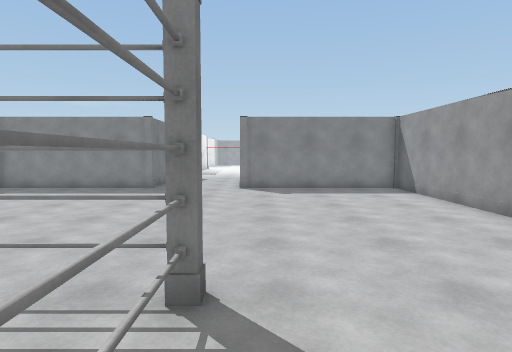
View 1 (above)

21 first-person views from a walk through a scene from a Unity 3-D project. The camera is 1.5 m above the floor, tilts 4° down and sees 75° across. The floor is counted in squares, 1 m on a side. Each view is taken from the middle of a square. On the plan, view 1 faces up. The plan holds only what a view shows up to about 15 squares ahead; the rest is blank. The place goes on beyond the plan. The player character is not drawn.

View 2
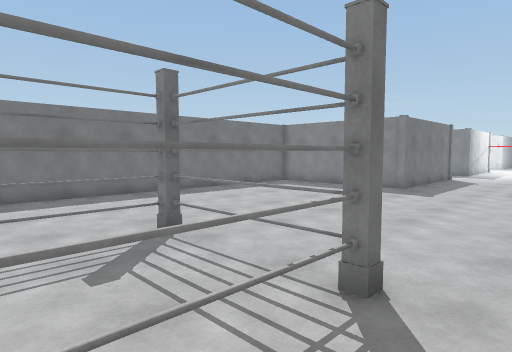

View 3
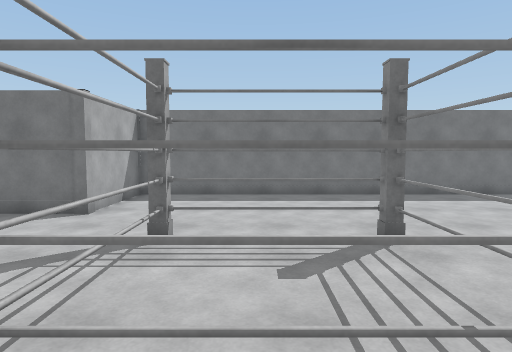

View 4
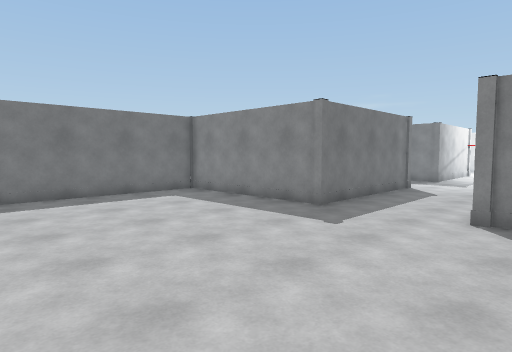

View 5
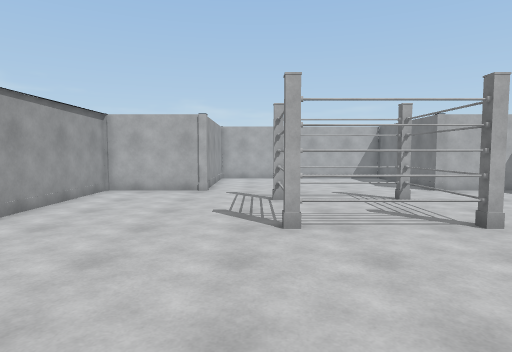

View 6
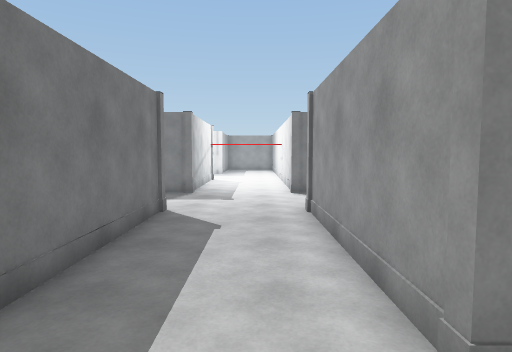

View 7
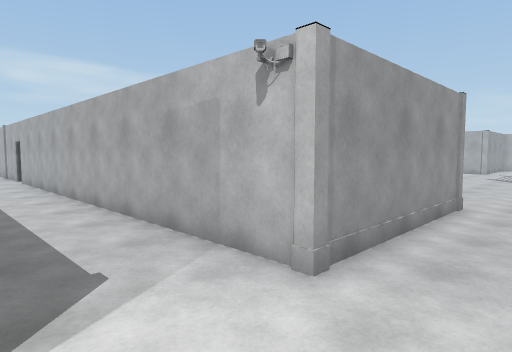

View 8
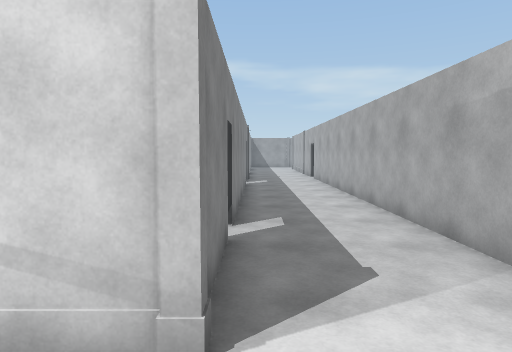

View 9
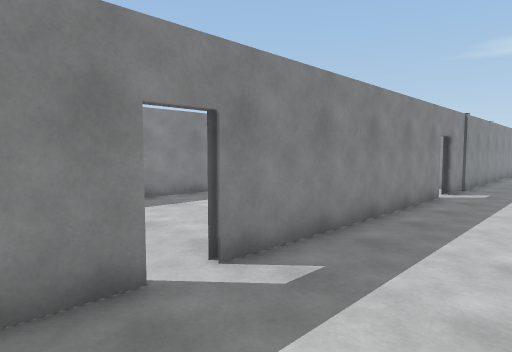

View 10
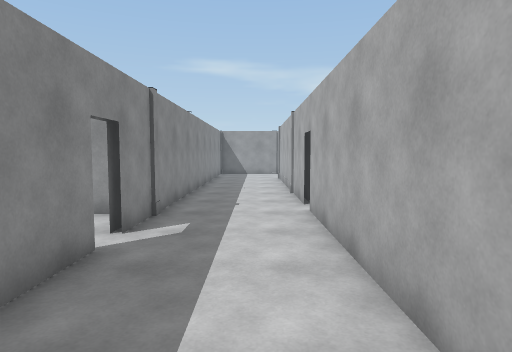

View 11
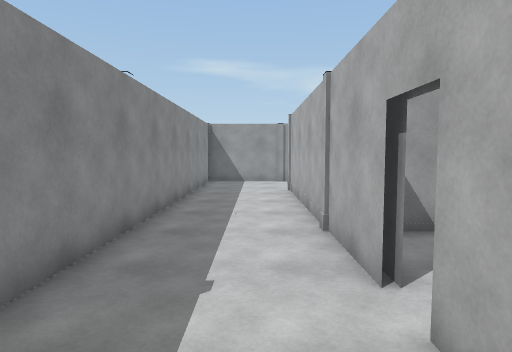

View 12
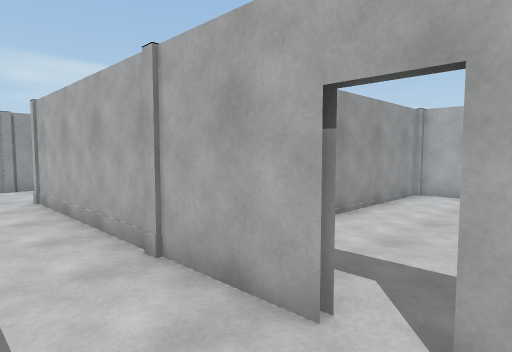

View 13
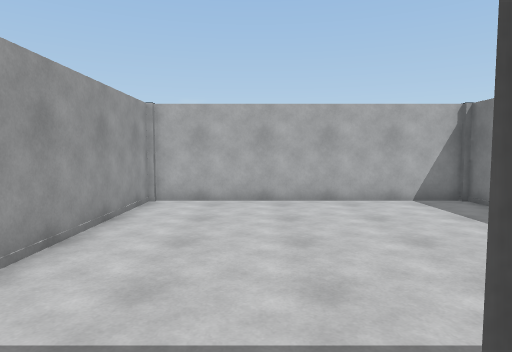

View 14
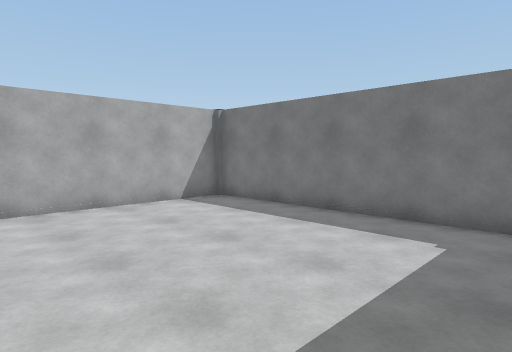

View 15
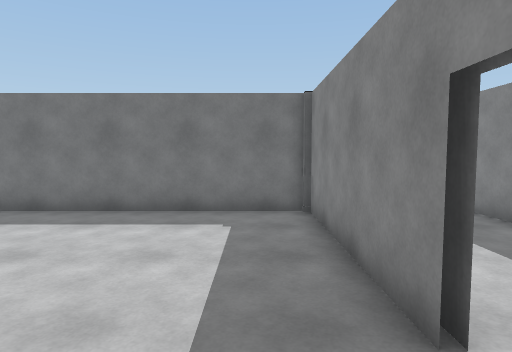

View 16
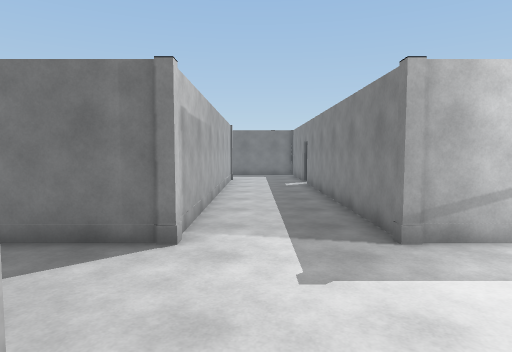

View 17
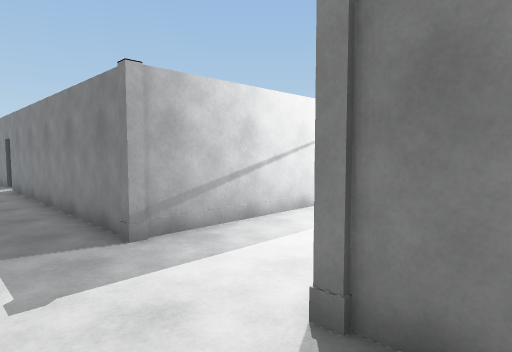

View 18
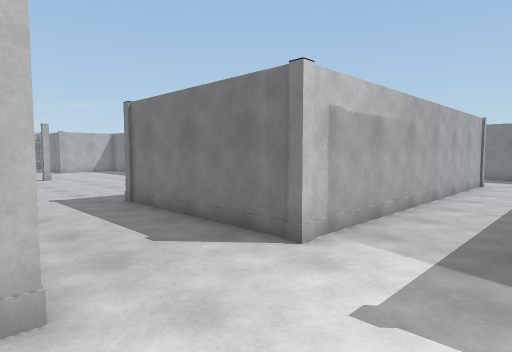

View 19
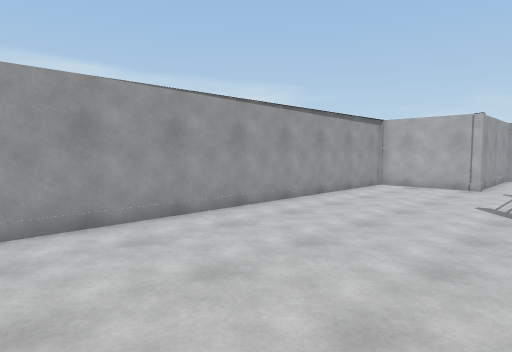

View 20
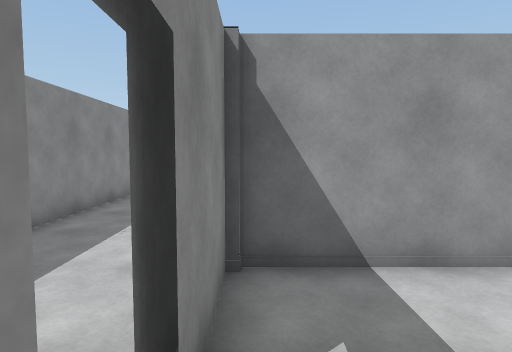

View 21
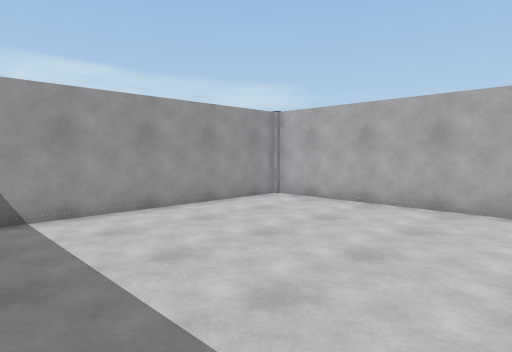

### Floor plan
Key: @ floor where view 1 was taken; # wall or solid block; x gap in a wall; . floor; = window, fence, low wall or low ledge; T thing the floor can be seen under or through.
Columns run from 12 left of view 1 to 27 right of it. Each row starts with its distance up from view 1.
 28        #..      ...
 27        #...#    ...
 26        #...#   ...         .#
 25 ########...####.#########xx#############
 24 ........................................
 23 ........................................
 22 ........................................
 21 ......................#######.##########
 20 ########....###########.........#
 19        #....#         #.........#
 18        #....#         #.........#
 17        #....#         #.........#
 16        #....#         #.........#
 15        #....#         #.........#
 14  #######....#######   #.........#
 13  #................#   #.........#
 12  #................#   #.........#
 11  #................#   #.........#
 10  #................#   ###########
  9  #................#
  8  #................#
  7  #................#
  6  #................#
  5  #................#
  4  #................#
  3  #.....TTTTT......#
  2  #.....T=..T......#
  1  #.....T=..#......#
  0  #.....T===#@.....#
 -1  #.....T...#......#
 -2  #................#
 -3  #####........#####
 -4      #........#

Where each view was taken, in squares from view 1:
view 1: 0 up, 0 right, facing up
view 2: 0 up, 1 right, facing up-left
view 3: 1 up, 1 right, facing left
view 4: 6 up, 1 right, facing up-left
view 5: 10 up, 0 right, facing down
view 6: 12 up, 2 left, facing up
view 7: 24 up, 3 left, facing down-right
view 8: 24 up, 3 left, facing right
view 9: 21 up, 1 right, facing up-right
view 10: 22 up, 8 right, facing right
view 11: 22 up, 14 right, facing right
view 12: 23 up, 16 right, facing down-right
view 13: 21 up, 17 right, facing down
view 14: 20 up, 18 right, facing down-left
view 15: 19 up, 19 right, facing left
view 16: 22 up, 1 right, facing left
view 17: 22 up, 1 right, facing up-left
view 18: 24 up, 0 right, facing down-left
view 19: 12 up, 1 left, facing down-right
view 20: 20 up, 16 right, facing right
view 21: 20 up, 12 right, facing down-right
